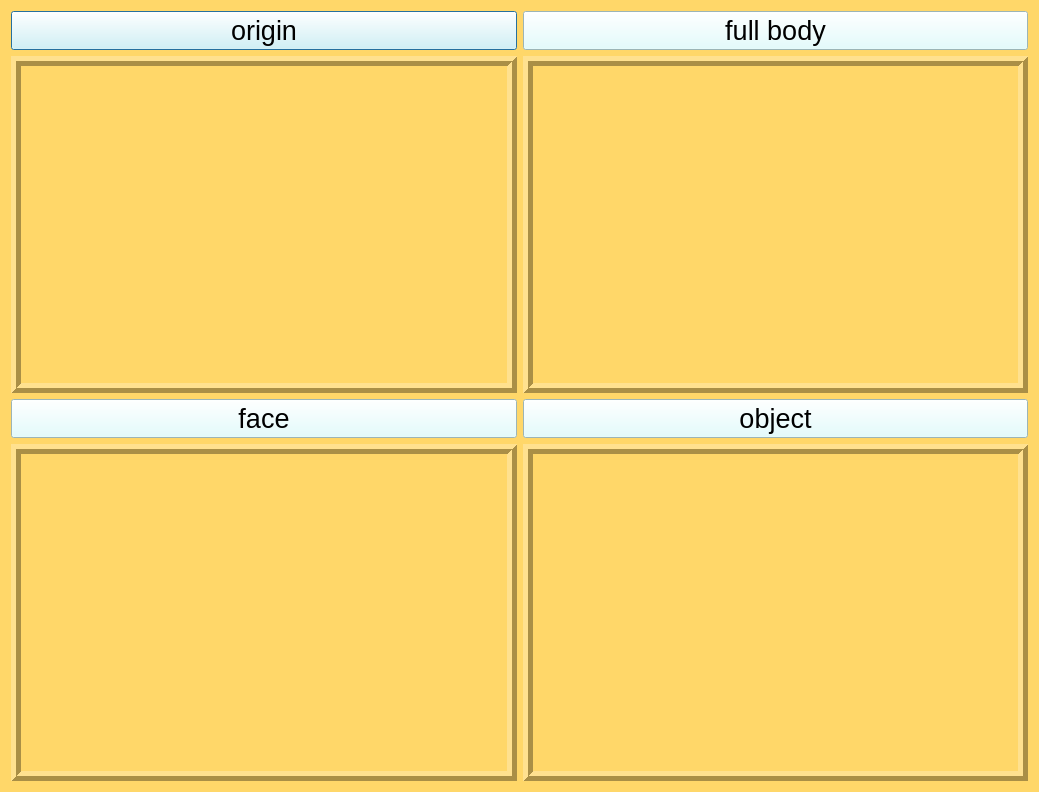
<?xml version="1.0" encoding="UTF-8"?>
<ui version="4.0">
 <class>Dialog</class>
 <widget class="QDialog" name="Dialog">
  <property name="geometry">
   <rect>
    <x>0</x>
    <y>0</y>
    <width>1039</width>
    <height>792</height>
   </rect>
  </property>
  <property name="minimumSize">
   <size>
    <width>640</width>
    <height>480</height>
   </size>
  </property>
  <property name="windowTitle">
   <string>Dialog</string>
  </property>
  <property name="styleSheet">
   <string notr="true">background-color: rgb(255, 215, 105)</string>
  </property>
  <layout class="QGridLayout" name="gridLayout">
   <item row="0" column="0">
    <layout class="QVBoxLayout" name="verticalLayout">
     <item>
      <widget class="QPushButton" name="btn_org">
       <property name="font">
        <font>
         <family>Microsoft YaHei UI</family>
         <pointsize>20</pointsize>
         <weight>50</weight>
         <bold>false</bold>
        </font>
       </property>
       <property name="styleSheet">
        <string notr="true">background-color: rgb(219, 254, 255)</string>
       </property>
       <property name="text">
        <string>origin</string>
       </property>
      </widget>
     </item>
     <item>
      <widget class="QLabel" name="origin">
       <property name="frameShape">
        <enum>QFrame::Box</enum>
       </property>
       <property name="frameShadow">
        <enum>QFrame::Raised</enum>
       </property>
       <property name="lineWidth">
        <number>5</number>
       </property>
       <property name="text">
        <string/>
       </property>
      </widget>
     </item>
    </layout>
   </item>
   <item row="0" column="1">
    <layout class="QVBoxLayout" name="verticalLayout_2">
     <item>
      <widget class="QPushButton" name="btn_body">
       <property name="font">
        <font>
         <family>Microsoft YaHei UI</family>
         <pointsize>20</pointsize>
         <weight>50</weight>
         <bold>false</bold>
        </font>
       </property>
       <property name="styleSheet">
        <string notr="true">background-color: rgb(219, 254, 255)</string>
       </property>
       <property name="text">
        <string>full body</string>
       </property>
      </widget>
     </item>
     <item>
      <widget class="QLabel" name="body">
       <property name="frameShape">
        <enum>QFrame::Box</enum>
       </property>
       <property name="frameShadow">
        <enum>QFrame::Raised</enum>
       </property>
       <property name="lineWidth">
        <number>5</number>
       </property>
       <property name="text">
        <string/>
       </property>
      </widget>
     </item>
    </layout>
   </item>
   <item row="1" column="0">
    <layout class="QVBoxLayout" name="verticalLayout_3">
     <item>
      <widget class="QPushButton" name="btn_face">
       <property name="font">
        <font>
         <family>Microsoft YaHei UI</family>
         <pointsize>20</pointsize>
         <weight>50</weight>
         <bold>false</bold>
        </font>
       </property>
       <property name="styleSheet">
        <string notr="true">background-color: rgb(219, 254, 255)</string>
       </property>
       <property name="text">
        <string>face</string>
       </property>
      </widget>
     </item>
     <item>
      <widget class="QLabel" name="face">
       <property name="frameShape">
        <enum>QFrame::Box</enum>
       </property>
       <property name="frameShadow">
        <enum>QFrame::Raised</enum>
       </property>
       <property name="lineWidth">
        <number>5</number>
       </property>
       <property name="text">
        <string/>
       </property>
      </widget>
     </item>
    </layout>
   </item>
   <item row="1" column="1">
    <layout class="QVBoxLayout" name="verticalLayout_4">
     <item>
      <widget class="QPushButton" name="btn_objcet">
       <property name="font">
        <font>
         <family>Microsoft YaHei UI</family>
         <pointsize>20</pointsize>
         <weight>50</weight>
         <bold>false</bold>
        </font>
       </property>
       <property name="styleSheet">
        <string notr="true">background-color: rgb(219, 254, 255)</string>
       </property>
       <property name="text">
        <string>object</string>
       </property>
      </widget>
     </item>
     <item>
      <widget class="QLabel" name="object">
       <property name="frameShape">
        <enum>QFrame::Box</enum>
       </property>
       <property name="frameShadow">
        <enum>QFrame::Raised</enum>
       </property>
       <property name="lineWidth">
        <number>5</number>
       </property>
       <property name="text">
        <string/>
       </property>
      </widget>
     </item>
    </layout>
   </item>
  </layout>
 </widget>
 <resources/>
 <connections/>
</ui>
